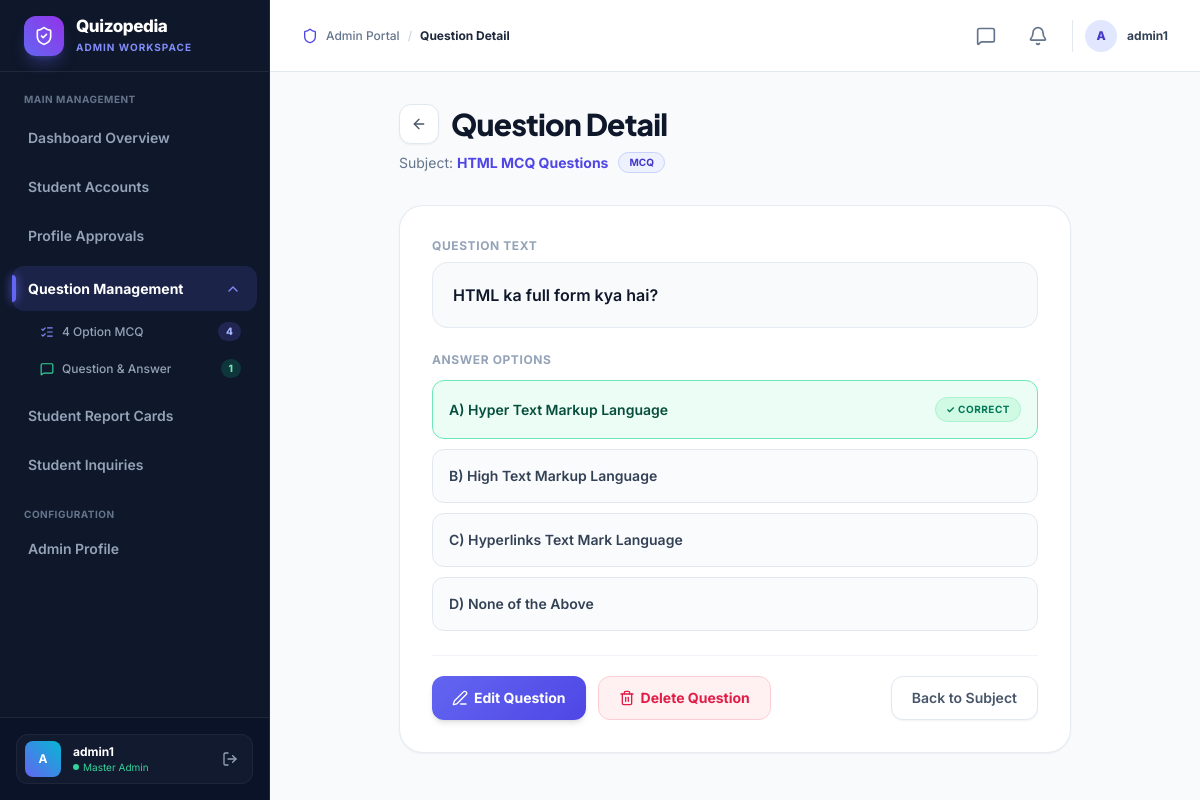
Page /questions/view/12/ (signed in) on the committed database.
### user/models.py (models this page shows, shortened)
class Question(models.Model):
    QUESTION_TYPE_CHOICES = [
        ('qna', 'Question & Answer'),
        ('mcq', '4 Option MCQ'),
    ]
    subject = models.ForeignKey(Subject, on_delete=models.CASCADE, related_name='questions')
    question_type = models.CharField(max_length=3, choices=QUESTION_TYPE_CHOICES, default='qna')
    question_text = models.TextField()
    option_a = models.CharField(max_length=255, default="")
    option_b = models.CharField(max_length=255, default="")
    option_c = models.CharField(max_length=255, default="")
    option_d = models.CharField(max_length=255, default="")
    correct_option = models.CharField(
        max_length=1,
        choices=[('A', 'Option A'), ('B', 'Option B'), ('C', 'Option C'), ('D', 'Option D')],
        default='A'
    )
    @property
    def is_mcq(self):
        return self.question_type == 'mcq'

class Subject(models.Model):
    id = models.BigAutoField(primary_key=True)
    name = models.CharField(max_length=150, unique=True, verbose_name="Subject Name")
    description = models.TextField(blank=True, verbose_name="Description")
    created_at = models.DateTimeField(auto_now_add=True, verbose_name="Created At")
    updated_at = models.DateTimeField(auto_now=True, verbose_name="Updated At")
    class Meta:
        ordering = ['name']
        verbose_name = 'Subject'
        verbose_name_plural = 'Subjects'
        constraints = [
            models.UniqueConstraint(
                Lower('name'),
                name='unique_subject_name_case_insensitive'
            )
        ]

### adminpanel/views.py (the view)
# urls.py: path('questions/view/<int:pk>/', views.question_detail, name='question_detail'),
@admin_required
def question_detail(request, pk):
    question = get_object_or_404(Question, id=pk)
    return render(request, 'adminpanel/question_detail.html', {
        'question': question
    })

### adminpanel/templates/adminpanel/question_detail.html (shortened to what this page needs)
{% extends 'adminpanel/base.html' %}
{% block active_questions %}active{% endblock %}
{% block breadcrumb %}Question Detail{% endblock %}
{% block content %}
<div class="mb-8 max-w-2xl mx-auto">
  <div class="flex items-center gap-3 mb-2">
    <a href="{% url 'subject_questions' question.subject.id %}" class="w-10 h-10 rounded-xl bg-white border border-slate-200 text-slate-600 hover:text-slate-900 hover:bg-slate-50 transition flex items-center justify-center shadow-sm" title="Back to Subject">
      <i data-lucide="arrow-left" class="w-4 h-4"></i>
    </a>
    <h1 class="text-2xl sm:text-3xl font-extrabold tracking-tight text-slate-900">
      Question Detail
    </h1>
  </div>
  <div class="flex items-center gap-2.5 ml-13">
    <p class="text-slate-500 text-sm">Subject: <span class="text-indigo-600 font-bold">{{ question.subject.name }}</span></p>
    {% if question.is_mcq %}
    <span class="text-[10px] font-bold px-2.5 py-0.5 rounded-full bg-indigo-50 text-indigo-700 border border-indigo-200">MCQ</span>
    {% else %}
    <span class="text-[10px] font-bold px-2.5 py-0.5 rounded-full bg-emerald-50 text-emerald-700 border border-emerald-200">Q&amp;A</span>
    {% endif %}
  </div>
</div>
<div class="max-w-2xl mx-auto">
  <div class="glass-card rounded-[24px] p-6 sm:p-8 space-y-6 bg-white border border-slate-200/80 shadow-sm">
    <div>
      <p class="text-xs text-slate-400 uppercase tracking-wider font-bold mb-2">Question Text</p>
      <div class="p-4 sm:p-5 rounded-2xl bg-slate-50 border border-slate-200/80">
        <p class="text-sm sm:text-base font-semibold text-slate-900 leading-relaxed">{{ question.question_text }}</p>
      </div>
    </div>
    <div>
      {% if question.is_mcq %}
      <p class="text-xs text-slate-400 uppercase tracking-wider font-bold mb-3">Answer Options</p>
      <div class="space-y-2.5">
        {% if question.option_a %}
        <div class="flex items-center justify-between p-3.5 sm:p-4 rounded-xl border transition
          {% if question.correct_option == 'A' %}bg-emerald-50 border-emerald-300 text-emerald-900{% else %}bg-slate-50/70 border-slate-200 text-slate-700{% endif %}">
          <span class="text-sm font-semibold">A) {{ question.option_a }}</span>
          {% if question.correct_option == 'A' %}
          <span class="text-[10px] uppercase font-bold tracking-wider px-2.5 py-1 rounded-full bg-emerald-100 text-emerald-700 border border-emerald-200 flex items-center gap-1">✓ Correct</span>
          {% endif %}
        </div>
        {% endif %}
        {% if question.option_b %}
        <div class="flex items-center justify-between p-3.5 sm:p-4 rounded-xl border transition
          {% if question.correct_option == 'B' %}bg-emerald-50 border-emerald-300 text-emerald-900{% else %}bg-slate-50/70 border-slate-200 text-slate-700{% endif %}">
          <span class="text-sm font-semibold">B) {{ question.option_b }}</span>
        </div>
        {% endif %}
        {% if question.option_c %}
        <div class="flex items-center justify-between p-3.5 sm:p-4 rounded-xl border transition
          {% if question.correct_option == 'C' %}bg-emerald-50 border-emerald-300 text-emerald-900{% else %}bg-slate-50/70 border-slate-200 text-slate-700{% endif %}">
          <span class="text-sm font-semibold">C) {{ question.option_c }}</span>
        </div>
        {% endif %}
        {% if question.option_d %}
        <div class="flex items-center justify-between p-3.5 sm:p-4 rounded-xl border transition
          {% if question.correct_option == 'D' %}bg-emerald-50 border-emerald-300 text-emerald-900{% else %}bg-slate-50/70 border-slate-200 text-slate-700{% endif %}">
          <span class="text-sm font-semibold">D) {{ question.option_d }}</span>
        </div>
        {% endif %}
      </div>
      {% endif %}
    </div>
    <div class="pt-5 border-t border-slate-100 flex flex-col sm:flex-row gap-3 items-center">
      <a href="{% url 'question_edit' question.id %}" class="cta-btn px-5 h-11 rounded-xl font-bold text-xs sm:text-sm text-white flex items-center justify-center gap-1.5 shadow-md flex-1 sm:flex-none">
        <i data-lucide="edit-3" class="w-4 h-4"></i> Edit Question
      </a>
      <form method="POST" action="{% url 'question_delete' question.id %}" onsubmit="return confirm('Are you sure you want to delete this question?');" class="m-0 p-0 flex-1 sm:flex-none">
        <button type="submit" class="h-11 px-5 rounded-xl font-bold text-xs sm:text-sm border border-rose-200 bg-rose-50 hover:bg-rose-100 text-rose-600 flex items-center justify-center gap-1.5 transition">
          <i data-lucide="trash-2" class="w-4 h-4"></i> Delete Question
        </button>
      </form>
      <a href="{% url 'subject_questions' question.subject.id %}" class="px-5 h-11 rounded-xl font-semibold text-xs sm:text-sm border border-slate-200 bg-white hover:bg-slate-50 text-slate-600 flex items-center justify-center transition flex-1 sm:flex-none sm:ml-auto shadow-sm">
        Back to Subject
      </a>
    </div>
  </div>
</div>
{% endblock %}

### adminpanel/templates/adminpanel/base.html (shortened to what this page needs)
{% load static %}
<!DOCTYPE html>
<html lang="en">
<head>
  <script src="https://cdn.tailwindcss.com"></script>
</head>
<body class="relative min-h-screen w-full flex">
  <aside id="adminSidebar"
    class="fixed lg:sticky top-0 left-0 w-[270px] bg-[#0f172a] text-slate-300 border-r border-[#1e293b] flex-shrink-0 h-screen flex flex-col z-50 transition-transform duration-300">
    <div class="h-[72px] flex items-center gap-3 px-6 border-b border-[#1e293b]">
      <div class="w-10 h-10 rounded-xl bg-gradient-to-tr from-indigo-500 to-purple-600 flex items-center justify-center text-white flex-shrink-0 shadow-lg shadow-indigo-500/30">
        <i data-lucide="shield-check" class="w-5 h-5"></i>
      </div>
      <div class="flex flex-col">
        <span class="text-[17px] font-extrabold tracking-tight text-white leading-tight">Quizopedia</span>
        <span class="text-[10px] text-indigo-400 font-bold uppercase tracking-widest mt-0.5">Admin Workspace</span>
      </div>
    </div>
    <nav class="flex-1 px-3 py-5 space-y-1 overflow-y-auto flex flex-col">
      <span class="text-[10px] font-bold text-slate-500 uppercase tracking-wider px-3 mb-1">Main Management</span>
      <a href="{% url 'admin_dashboard' %}"
        class="sidebar-link {% block active_db %}{% endblock %}">
        <span>Dashboard Overview</span>
      </a>
      <a href="{% url 'admin_students' %}"
        class="sidebar-link {% block active_students %}{% endblock %}">
        <span>Student Accounts</span>
      </a>
      <a href="{% url 'admin_profile_approvals' %}"
        class="sidebar-link flex items-center justify-between {% block active_approvals %}{% endblock %}">
        <span>Profile Approvals</span>
      </a>
      <div class="space-y-1 pt-1 pb-1" id="questionMgmtGroup">
        <button type="button"
          id="questionMgmtDropdownBtn"
          onclick="toggleQuestionDropdown(event)"
          class="sidebar-link w-full flex items-center justify-between text-left border-0 bg-transparent cursor-pointer {% block active_questions %}{% endblock %}">
          <span>Question Management</span>
          <i data-lucide="chevron-down" id="questionMgmtChevron"
            class="sidebar-chevron {% if '/questions/' in request.path %}open{% endif %}"></i>
        </button>
        <div id="questionMgmtSubmenu"
          class="pl-4 pr-1 space-y-1 {% if '/questions/' not in request.path %}hidden{% endif %}">
          <a href="{% url 'question_list' %}?type=mcq"
            class="sidebar-sub-link {% block active_mcq %}{% endblock %}" title="4 Option MCQ Quizzes">
            <div class="flex items-center gap-2 min-w-0">
              <i data-lucide="list-checks" class="w-3.5 h-3.5 text-indigo-400 shrink-0"></i>
              <span class="truncate">4 Option MCQ</span>
            </div>
            {% if sidebar_mcq_count %}
            <span class="px-2 py-0.5 text-[10px] font-extrabold rounded-full bg-indigo-500/20 text-indigo-300 shrink-0">
              {{ sidebar_mcq_count }}
            </span>
            {% endif %}
          </a>
          <a href="{% url 'question_list' %}?type=qna"
            class="sidebar-sub-link {% block active_qna %}{% endblock %}" title="Question & Answer Quizzes">
            <div class="flex items-center gap-2 min-w-0">
              <i data-lucide="message-square" class="w-3.5 h-3.5 text-emerald-400 shrink-0"></i>
              <span class="truncate">Question &amp; Answer</span>
            </div>
            {% if sidebar_qna_count %}
            <span class="px-2 py-0.5 text-[10px] font-extrabold rounded-full bg-emerald-500/20 text-emerald-300 shrink-0">
              {{ sidebar_qna_count }}
            </span>
            {% endif %}
          </a>
        </div>
      </div>
      <a href="{% url 'admin_report_cards' %}"
        class="sidebar-link {% block active_report_cards %}{% endblock %}">
        <span>Student Report Cards</span>
      </a>
      <a href="{% url 'admin_contact_messages' %}"
        class="sidebar-link flex items-center justify-between {% block active_contacts %}{% endblock %}">
        <span>Student Inquiries</span>
      </a>
      <span class="text-[10px] font-bold text-slate-500 uppercase tracking-wider px-3 pt-4 mb-1">Configuration</span>
      <a href="{% url 'admin_profile' %}"
        class="sidebar-link {% block active_profile %}{% endblock %}">
        <span>Admin Profile</span>
      </a>
    </nav>
    <div class="p-4 border-t border-[#1e293b] bg-[#0b1329]">
      <div class="flex items-center gap-3 px-2 py-1.5 rounded-xl bg-white/[0.03] border border-white/5">
        <div class="w-9 h-9 rounded-lg bg-gradient-to-tr from-indigo-500 to-cyan-500 flex items-center justify-center text-white text-xs font-bold flex-shrink-0">
          {{ request.user.username|slice:":1"|upper }}
        </div>
        <div class="flex-1 min-w-0">
          <span class="text-xs font-bold text-white block truncate">{{ request.user.username }}</span>
          <span class="text-[10px] text-emerald-400 flex items-center gap-1">
            <span class="w-1.5 h-1.5 rounded-full bg-emerald-400"></span> Master Admin
          </span>
        </div>
        <a href="{% url 'logout' %}" class="text-slate-400 hover:text-red-400 p-1.5 transition" title="Sign Out">
          <i data-lucide="log-out" class="w-4 h-4"></i>
        </a>
      </div>
    </div>
  </aside>
  <div class="flex-1 flex flex-col min-w-0 bg-[#f8fafc]">
    <header class="h-[72px] bg-white/90 backdrop-blur-md border-b border-slate-200 flex items-center justify-between px-6 lg:px-8 sticky top-0 z-30">
      <div class="flex items-center gap-3">
        <div class="flex items-center gap-2 text-xs font-medium text-slate-500">
          <i data-lucide="shield" class="w-4 h-4 text-indigo-600"></i>
          <span>Admin Portal</span>
          <span class="text-slate-300">/</span>
          <span class="text-slate-800 font-bold">{% block breadcrumb %}Dashboard Overview{% endblock %}</span>
        </div>
      </div>
      <div class="flex items-center gap-4">
        <a href="{% url 'admin_contact_messages' %}"
          class="relative p-2 rounded-xl text-slate-500 hover:text-slate-800 hover:bg-slate-100 transition flex items-center justify-center"
          title="{% if new_contacts_count > 0 %}{{ new_contacts_count }} New Student Inquiries{% else %}Student Inquiries{% endif %}">
          <i data-lucide="message-square" class="w-5 h-5 {% if new_contacts_count > 0 %}text-indigo-600{% endif %}"></i>
        </a>
        <a href="{% url 'admin_profile_approvals' %}"
          class="relative p-2 rounded-xl text-slate-500 hover:text-slate-800 hover:bg-slate-100 transition flex items-center justify-center"
          title="{% if pending_approvals_count > 0 %}{{ pending_approvals_count }} Pending Profile Update Requests{% else %}No pending requests{% endif %}">
          <i data-lucide="bell" class="w-5 h-5 {% if pending_approvals_count > 0 %}text-amber-500{% endif %}"></i>
        </a>
        <div class="flex items-center gap-2.5 pl-3 border-l border-slate-200">
          <div class="w-8 h-8 rounded-full bg-indigo-100 text-indigo-700 flex items-center justify-center text-xs font-extrabold">
            {{ request.user.username|slice:":1"|upper }}
          </div>
          <span class="hidden md:inline text-xs font-bold text-slate-700">{{ request.user.username }}</span>
        </div>
      </div>
    </header>
    <main class="flex-1 p-6 md:p-8 max-w-7xl w-full mx-auto">
      {% block content %}{% endblock %}
    </main>
  </div>
</body>
</html>

### rows in the picture
Question: subject.name "HTML MCQ Questions", question_text "HTML ka full form kya hai?", option_a "Hyper Text Markup Language", option_b "High Text Markup Language", option_c "Hyperlinks Text Mark Language", option_d "None of the Above"

### other values in the picture
{{ sidebar_mcq_count }} "4"
{{ sidebar_qna_count }} "1"
{{ request.user.username|slice:":1"|upper }} "A"
{{ request.user.username }} "admin1"
